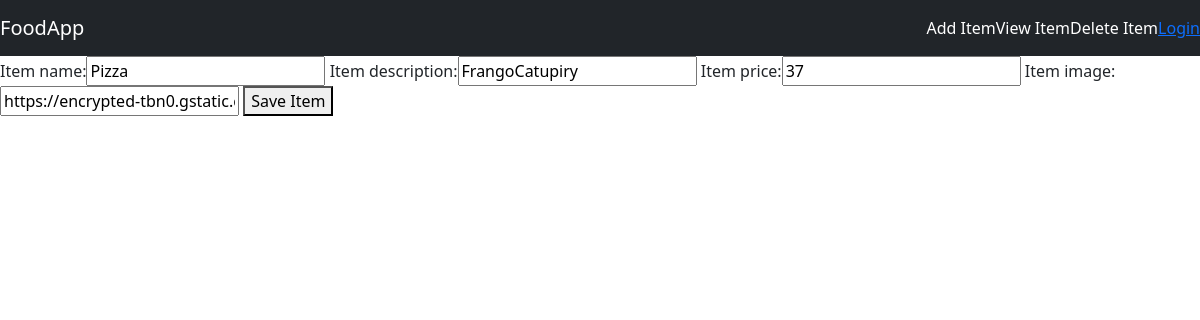
Page /food/updateItem/1/ on the earlier database version.
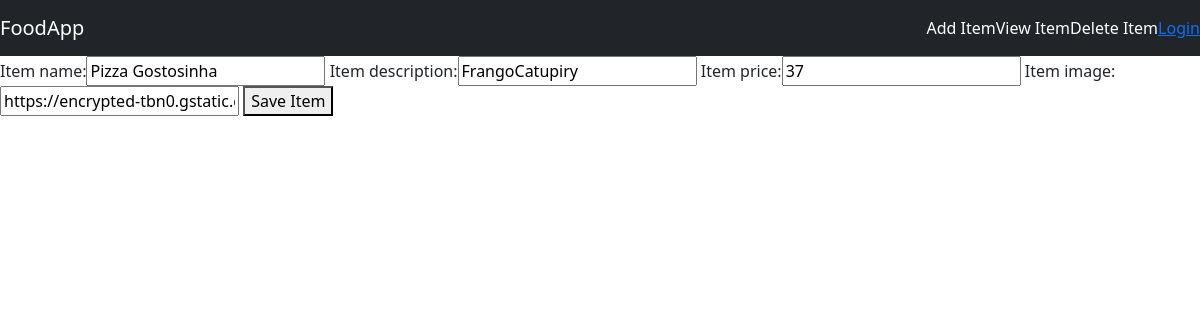
Same page on the later database version.
### food/models.py (models this page shows, shortened)
class Food(models.Model):
    user_name = models.ForeignKey(User, on_delete= models.CASCADE, default= 1)
    item_name = models.CharField(max_length= 240)
    item_description = models.CharField(max_length= 240)
    item_price = models.IntegerField()
    item_image = models.CharField(max_length= 1_000, default = 'https://cdn.dribbble.com/users/1012566/screenshots/4187820/media/985748436085f06bb2bd63686ff491a5.jpg?compress=1&resize=400x300&vertical=top')

### food/views.py (the view)
# urls.py: path('updateItem/<int:item_id>/', views.TestUpdateItem, name= 'UpdateItem'),
def TestUpdateItem(request, item_id):
    item = Food.objects.get(id = item_id)
    form = ItemForm(request.POST or None, instance= item)
    if form.is_valid():
        form.save()
        return redirect('food:TestItemView')
    return render(request, 'food/AddItem.html', {'form':form, 'item': item})

### food/forms.py
class ItemForm(forms.ModelForm):
    class Meta:
        model= Food
        fields= ['item_name', 'item_description', 'item_price', 'item_image']

### food/templates/food/AddItem.html (shortened to what this page needs)
{% extends 'food/base.html' %}
{% block body %}
<form method="POST">
    {{ form }}
    <button type="submit">Save Item</button>
</form>
{% endblock %}

### food/templates/food/base.html (shortened to what this page needs)
{% load static %}
<!DOCTYPE html>
<html lang="en">
<head>
    <link rel="stylesheet" href="{% static 'food/style.css' %}">
    <link href="https://cdn.jsdelivr.net/npm/bootstrap@5.3.0-alpha2/dist/css/bootstrap.min.css" rel="stylesheet">
</head>
<body>
    <nav class="navbar navbar-dark bg-dark" widht="100%">
        <a href="{% url 'food:TestItemView' %}" class="navbar-brand">FoodApp</a>
        <div class="navbar">
            <a class="nav-item nav-link" href="{% url 'food:AddItem' %}">Add Item</a>
            <a class="nav-item nav-link" href="#">View Item</a>
            <a class="nav-item nav-link" href="#">Delete Item</a>
            {% if user.is_authenticated %}
                <a href="{% url 'users:ProfilePage' %}">{{user.username}}</a>
            {% else %}
                <a href="{% url 'login' %}">Login</a>
            {% endif %}
        </div>
    </nav>
    {% block body %}
    {% endblock %}
</body>
</html>

### food/static/food/style.css (style rules this page uses)
body { background-color: lightgrey; }
.navbar .nav-link { color: white; }

Differences in the rows shown:
changed Food "FrangoCatupiry": item_name "Pizza" → "Pizza Gostosinha"
